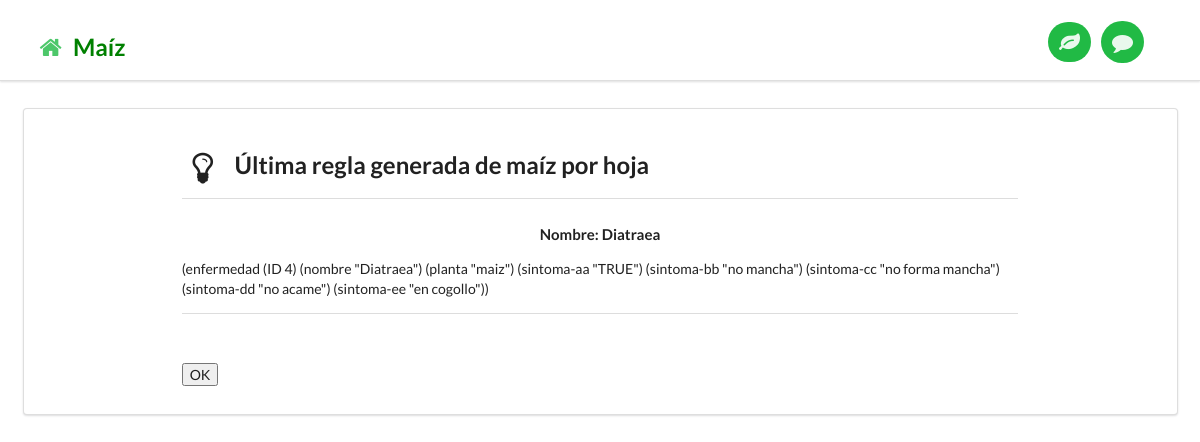
The app's page /escritura/ with its own data.
### miapp/models.py (models this page shows, shortened)
class Enfermedad(models.Model):
    name = models.CharField(max_length=50)
    description = models.TextField()
    images = models.IntegerField()
    planta = models.CharField(max_length=50)
    sintomaAA = models.CharField(max_length=50)
    sintomaBB = models.CharField(max_length=50)
    sintomaCC = models.CharField(max_length=50)
    sintomaDD = models.CharField(max_length=50)
    sintomaEE = models.CharField(max_length=50)

### miapp/views.py (the view)
# urls.py: url(r'^escritura/$', views.escrituraPage, name='escrituraPage'),
@csrf_exempt
def escrituraPage(request):
    enfermedadmaiz = Enfermedad.objects.latest('id')
    return render(request, 'escritura.html', {'enfermedadmaiz':enfermedadmaiz})

### templates/escritura.html (shortened to what this page needs)
{% extends "base.html" %}
{% load staticfiles %}
{% block css-files %}
  <link rel="stylesheet" href="{% static "css/utilbase.css" %}"/>
  <link rel="stylesheet" href="{% static "css/analisis.css" %}"/>
{% endblock %}
{% block content %}
<div id="outer-box" style="display:none;">
<div id="preference-box" class="ui existing segment container grid">
  <div class="two wide column"></div>
  <form method="post" id="form-escritura" class="ui form twelve wide column" action="{% url 'escritura' %}">
    <h2 class="ui header">
      <i class="lightbulb icon"></i>
      <div class="content">
        Última regla generada de maíz por hoja
      </div>
    </h2>
    <div class="ui divider"></div>
    <h4 id="supertitulo" class="ui center aligned header">Nombre: {{ enfermedadmaiz.name }} </h4>
    (enfermedad (ID {{ enfermedadmaiz.id }}) (nombre "{{ enfermedadmaiz.name }}") (planta "{{ enfermedadmaiz.planta }}") (sintoma-aa "{{ enfermedadmaiz.sintomaAA }}") (sintoma-bb "{{ enfermedadmaiz.sintomaBB }}") (sintoma-cc "{{ enfermedadmaiz.sintomaCC }}") (sintoma-dd "{{ enfermedadmaiz.sintomaDD }}") (sintoma-ee "{{ enfermedadmaiz.sintomaEE }}"))
    <div class="ui divider"></div>
    <br>
    <div class="inline fields">
	<br>
        <input type="submit" value="OK" />
    </div>
  </form>
</div>
<div id="notification-box">
          <div id="the-cat-box">
          </div>
        </div>
</div>
{% endblock %}

### static/css/utilbase.css (style rules this page uses)
body { padding-top: 74px; }
#notification-box { position: absolute; top:0px; }
#the-cat-box { float: left; height:73px; width: 180px; top:0px; overflow: hidden; }

### static/css/analisis.css (style rules this page uses)
#outer-box { position: fixed; overflow-y: scroll; width: 100%; height: 80%; z-index: 100; }

### records on screen
Enfermedad: name "Diatraea", id "4", planta "maiz", sintomaAA "TRUE", sintomaBB "no mancha", sintomaCC "no forma mancha", sintomaDD "no acame", sintomaEE "en cogollo"
